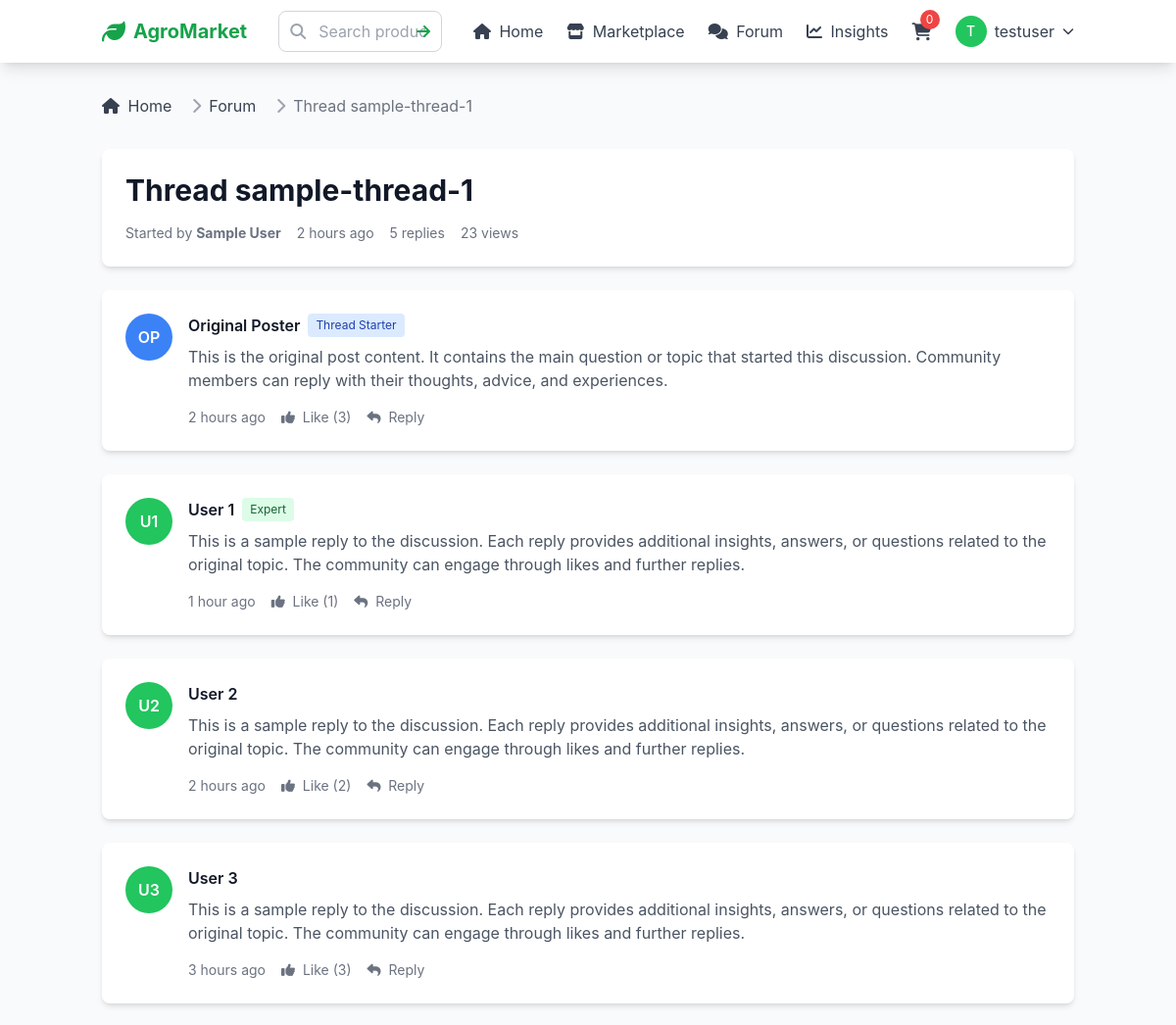
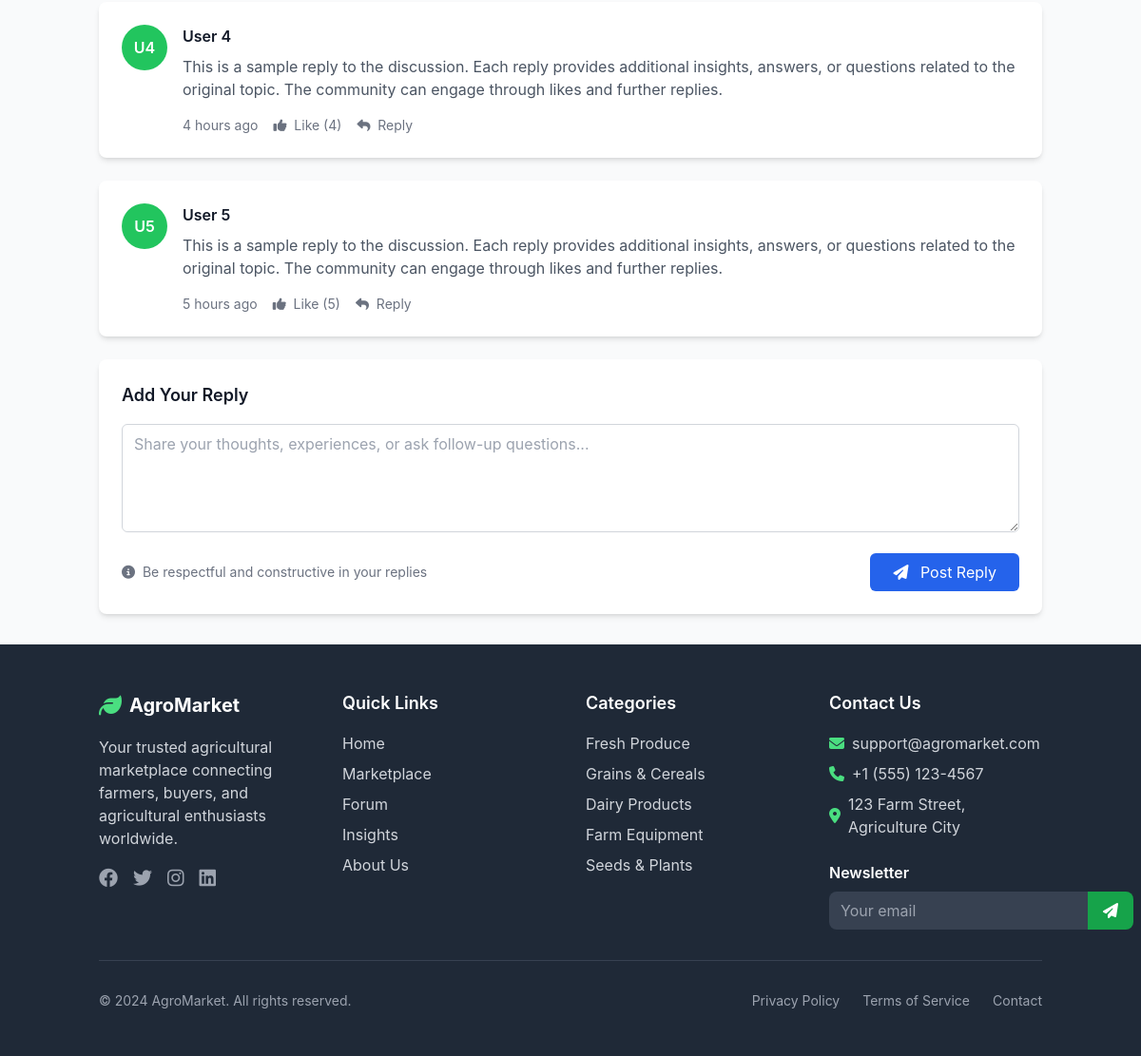
Page /forum/thread/sample-thread-1/ (signed in) on the committed database (2 pictures, top to bottom).
### users/models.py (models this page shows, shortened)
class User(AbstractUser):
    email = models.EmailField(unique=True)
    phone_number = models.CharField(max_length=20, blank=True)
    location = models.CharField(max_length=100, blank=True)
    bio = models.TextField(blank=True)
    profile_image = models.ImageField(upload_to='profiles/', blank=True, null=True)
    is_seller = models.BooleanField(default=False)
    is_verified = models.BooleanField(default=False)
    created_at = models.DateTimeField(auto_now_add=True)
    updated_at = models.DateTimeField(auto_now=True)

### forum/views.py (the view)
# urls.py: path('thread/<slug:slug>/', views.thread_detail, name='thread_detail'),
def thread_detail(request, slug):
    return render(request, 'forum/detail.html', {
        'thread': {'slug': slug, 'title': f'Thread {slug}'},
        'posts': [],
    })

### forum/templates/forum/detail.html (shortened to what this page needs)
{% extends 'base.html' %}
{% load static %}
{% block content %}
<div class="container mx-auto px-4 py-8">
    <nav class="flex mb-8" aria-label="Breadcrumb">
        <ol class="inline-flex items-center space-x-1 md:space-x-3">
            <li class="inline-flex items-center">
                <a href="{% url 'core:home' %}" class="text-gray-700 hover:text-blue-600">
                    <i class="fas fa-home mr-1"></i>
                    Home
                </a>
            </li>
            <li>
                <div class="flex items-center">
                    <i class="fas fa-chevron-right text-gray-400 mx-2"></i>
                    <a href="{% url 'forum:thread_list' %}" class="text-gray-700 hover:text-blue-600">Forum</a>
                </div>
            </li>
            <li aria-current="page">
                <div class="flex items-center">
                    <i class="fas fa-chevron-right text-gray-400 mx-2"></i>
                    <span class="text-gray-500">{{ thread.title }}</span>
                </div>
            </li>
        </ol>
    </nav>
    <div class="bg-white rounded-lg shadow-md p-6 mb-6">
        <h1 class="text-3xl font-bold text-gray-900 mb-4">{{ thread.title }}</h1>
        <div class="flex items-center space-x-4 text-sm text-gray-500">
            <span>Started by <strong>{{ thread.author|default:"Sample User" }}</strong></span>
            <span>2 hours ago</span>
            <span>5 replies</span>
            <span>23 views</span>
        </div>
    </div>
    <div class="bg-white rounded-lg shadow-md p-6 mb-6">
        <div class="flex items-start space-x-4">
            <div class="w-12 h-12 bg-blue-500 rounded-full flex items-center justify-center flex-shrink-0">
                <span class="text-white font-semibold">OP</span>
            </div>
            <div class="flex-1">
                <div class="flex items-center space-x-2 mb-2">
                    <h3 class="font-semibold text-gray-900">{{ thread.author|default:"Original Poster" }}</h3>
                    <span class="bg-blue-100 text-blue-800 text-xs px-2 py-1 rounded">Thread Starter</span>
                </div>
                <p class="text-gray-600 mb-4">
                    This is the original post content. It contains the main question or topic that started this discussion.
                    Community members can reply with their thoughts, advice, and experiences.
                </p>
                <div class="flex items-center space-x-4 text-sm text-gray-500">
                    <span>2 hours ago</span>
                    <button class="hover:text-blue-600">
                        <i class="fas fa-thumbs-up mr-1"></i>
                        Like (3)
                    </button>
                    <button class="hover:text-blue-600">
                        <i class="fas fa-reply mr-1"></i>
                        Reply
                    </button>
                </div>
            </div>
        </div>
    </div>
    <div class="space-y-6">
        {% for i in "12345" %}
            <div class="bg-white rounded-lg shadow-md p-6">
                <div class="flex items-start space-x-4">
                    <div class="w-12 h-12 bg-green-500 rounded-full flex items-center justify-center flex-shrink-0">
                        <span class="text-white font-semibold">U{{ i }}</span>
                    </div>
                    <div class="flex-1">
                        <div class="flex items-center space-x-2 mb-2">
                            <h3 class="font-semibold text-gray-900">User {{ i }}</h3>
                            {% if i == "1" %}
                                <span class="bg-green-100 text-green-800 text-xs px-2 py-1 rounded">Expert</span>
                            {% endif %}
                        </div>
                        <p class="text-gray-600 mb-4">
                            This is a sample reply to the discussion. Each reply provides additional insights,
                            answers, or questions related to the original topic. The community can engage
                            through likes and further replies.
                        </p>
                        <div class="flex items-center space-x-4 text-sm text-gray-500">
                            <span>{{ i }} hour{{ i|pluralize }} ago</span>
                            <button class="hover:text-blue-600">
                                <i class="fas fa-thumbs-up mr-1"></i>
                                Like ({{ i }})
                            </button>
                            <button class="hover:text-blue-600">
                                <i class="fas fa-reply mr-1"></i>
                                Reply
                            </button>
                        </div>
                    </div>
                </div>
            </div>
        {% endfor %}
    </div>
    <div class="bg-white rounded-lg shadow-md p-6 mt-6">
        <h3 class="text-lg font-semibold text-gray-900 mb-4">Add Your Reply</h3>
        <form>
            <div class="mb-4">
                <textarea rows="4"
                          class="w-full px-3 py-2 border border-gray-300 rounded-md focus:outline-none focus:ring-blue-500 focus:border-blue-500"
                          placeholder="Share your thoughts, experiences, or ask follow-up questions..."></textarea>
            </div>
            <div class="flex justify-between items-center">
                <div class="text-sm text-gray-500">
                    <i class="fas fa-info-circle mr-1"></i>
                    Be respectful and constructive in your replies
                </div>
                <button type="submit"
                        class="bg-blue-600 text-white py-2 px-6 rounded-md hover:bg-blue-700 transition duration-200">
                    <i class="fas fa-paper-plane mr-2"></i>
                    Post Reply
                </button>
            </div>
        </form>
    </div>
</div>
{% endblock %}

### core/templates/core/includes/header.html (shortened to what this page needs)
{% load static %}
<header class="bg-white shadow-lg sticky top-0 z-50" x-data="{ mobileMenuOpen: false }">
    <div class="container mx-auto px-4">
        <div class="flex items-center justify-between h-16">
            <div class="flex items-center">
                <a href="{% url 'core:home' %}" class="flex items-center space-x-2">
                    <i class="fas fa-leaf text-2xl text-green-600"></i>
                    <span class="text-xl font-bold text-green-600">AgroMarket</span>
                </a>
            </div>
            <div class="hidden md:flex flex-1 max-w-lg mx-8">
                <form action="{% url 'core:search' %}" method="GET" class="w-full">
                    <div class="relative">
                        <input type="text"
                               name="q"
                               placeholder="Search products, categories..."
                               value="{{ request.GET.q }}"
                               class="w-full pl-10 pr-4 py-2 border border-gray-300 rounded-lg focus:outline-none focus:ring-2 focus:ring-green-500 focus:border-transparent">
                        <div class="absolute inset-y-0 left-0 pl-3 flex items-center pointer-events-none">
                        </div>
                        <button type="submit" class="absolute inset-y-0 right-0 pr-3 flex items-center">
                            <i class="fas fa-arrow-right text-green-600 hover:text-green-700"></i>
                        </button>
                    </div>
                </form>
            </div>
            <nav class="hidden md:flex items-center space-x-6">
                <a href="{% url 'core:home' %}" class="text-gray-700 hover:text-green-600 transition duration-150 ease-in-out">
                    <i class="fas fa-home mr-1"></i> Home
                </a>
                <a href="{% url 'marketplace:product_list' %}" class="text-gray-700 hover:text-green-600 transition duration-150 ease-in-out">
                    <i class="fas fa-store mr-1"></i> Marketplace
                </a>
                <a href="{% url 'forum:thread_list' %}" class="text-gray-700 hover:text-green-600 transition duration-150 ease-in-out">
                    <i class="fas fa-comments mr-1"></i> Forum
                </a>
                <a href="{% url 'insights:dashboard' %}" class="text-gray-700 hover:text-green-600 transition duration-150 ease-in-out">
                    <i class="fas fa-chart-line mr-1"></i> Insights
                </a>
                {% if user.is_authenticated %}
                    <a href="{% url 'cart:view' %}" class="relative text-gray-700 hover:text-green-600 transition duration-150 ease-in-out">
                        <i class="fas fa-shopping-cart text-lg"></i>
                        <span class="absolute -top-2 -right-2 bg-red-500 text-white text-xs rounded-full h-5 w-5 flex items-center justify-center">
                            0
                        </span>
                    </a>
                    <div class="relative" x-data="{ open: false }">
                        <button @click="open = !open" class="flex items-center space-x-2 text-gray-700 hover:text-green-600 transition duration-150 ease-in-out">
                            <div class="h-8 w-8 bg-green-500 rounded-full flex items-center justify-center">
                                <span class="text-white text-sm font-medium">{{ user.first_name.0|default:'U' }}</span>
                            </div>
                            <span class="hidden lg:block">{{ user.username }}</span>
                            <i class="fas fa-chevron-down text-xs"></i>
                        </button>
                    </div>
                {% endif %}
            </nav>
        </div>
    </div>
</header>

### static/css/main.css (style rules this page uses)
:root { --primary-green: #10b981; --primary-green-dark: #059669; --primary-green-light: #34d399; --secondary-blue: #3b82f6; --accent-yellow: #f59e0b; --gray-50: #f9fafb; --gray-100: #f3f4f6; --gray-200: #e5e7eb; --gray-300: #d1d5db; --gray-400: #9ca3af; --gray-500: #6b7280; --gray-600: #4b5563; --gray-700: #374151; --gray-800: #1f2937; --gray-900: #111827; }
* { box-sizing: border-box; }
body { font-family: 'Inter', -apple-system, BlinkMacSystemFont, 'Segoe UI', Roboto, sans-serif; line-height: 1.6; color: var(--gray-700); }
* { transition: color 0.2s ease, background-color 0.2s ease, border-color 0.2s ease, transform 0.2s ease, box-shadow 0.2s ease; }

### rows in the picture
User: first_name.0 "T", username "testuser", is_active "1", shows "Expert"

### other values in the picture
{{ thread.title }} "Thread sample-thread-1"
{{ thread.author|default:"Sample User" }} "Sample User"
{{ thread.author|default:"Original Poster" }} "Original Poster"
{{ i }} "2" "3" "4" "5"
